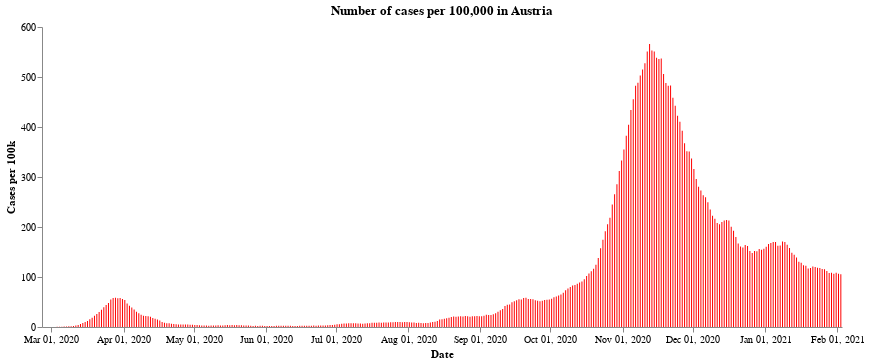

The notebook cell this image was saved under:
### Markdown cell above
First we have the number of cases per 100,000 population across the whole of Austria. After a very sharp rise in cases during the end of October and the middle of November, the number of new cases have fallen due to the second lockdown. At the time of writting, the cases seem to have levelled off a little - though the Austrian government announced a third lockdown lasting a month starting from the 26th of December, in the expectation that cases will continue to rise over the festive period.

### Code cell
#collapse
import altair as alt

alt.Chart(all_austria).mark_bar(
    color='red',
    opacity=1,
    size=1
).encode(
    x=alt.X("yearmonthdate(Time):T", axis=alt.Axis(title='Date')),
    y=alt.Y("SiebenTageInzidenzFaelle:Q",
            axis=alt.Axis(title='Cases per 100k')),
).configure_axis(grid=False).configure_view(strokeWidth=0).properties(
    title='Number of cases per 100,000 in Austria', width=800
)

### Figure 1 — Vega-Lite specification as saved in the notebook (floating-point values rounded to 4 significant figures; data arrays with more than 128 entries replaced by an {"elided": "..."} marker saying what was removed)
{"config": {"view": {"continuousWidth": 400, "continuousHeight": 300, "strokeWidth": 0}, "axis": {"grid": false}}, "data": {"name": "data-0bc0fad5afe04db24ba15aa838295551"}, "mark": {"type": "bar", "color": "red", "opacity": 1, "size": 1}, "encoding": {"x": {"type": "temporal", "axis": {"title": "Date"}, "field": "Time", "timeUnit": "yearmonthdate"}, "y": {"type": "quantitative", "axis": {"title": "Cases per 100k"}, "field": "SiebenTageInzidenzFaelle"}}, "title": "Number of cases per 100,000 in Austria", "width": 800, "$schema": "https://vega.github.io/schema/vega-lite/v4.8.1.json", "datasets": {"data-0bc0fad5afe04db24ba15aa838295551": {"elided": "343 records"}}}
